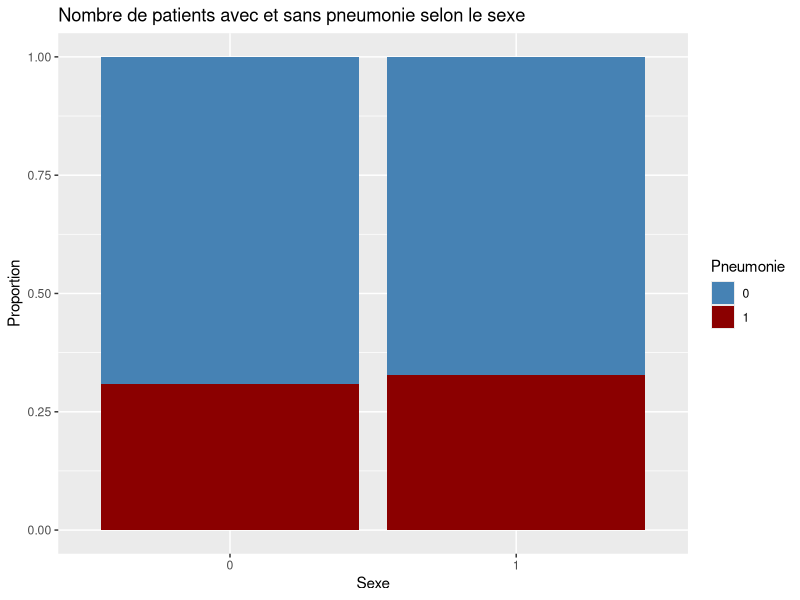
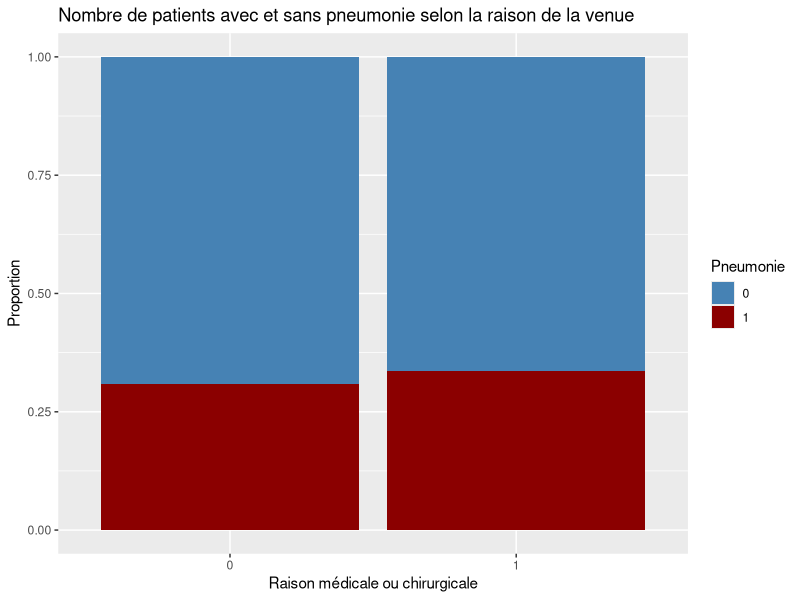
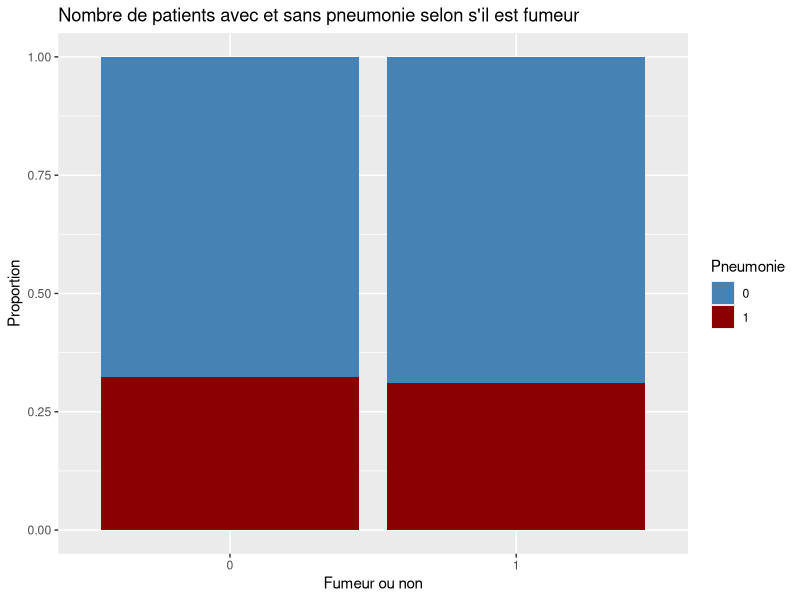
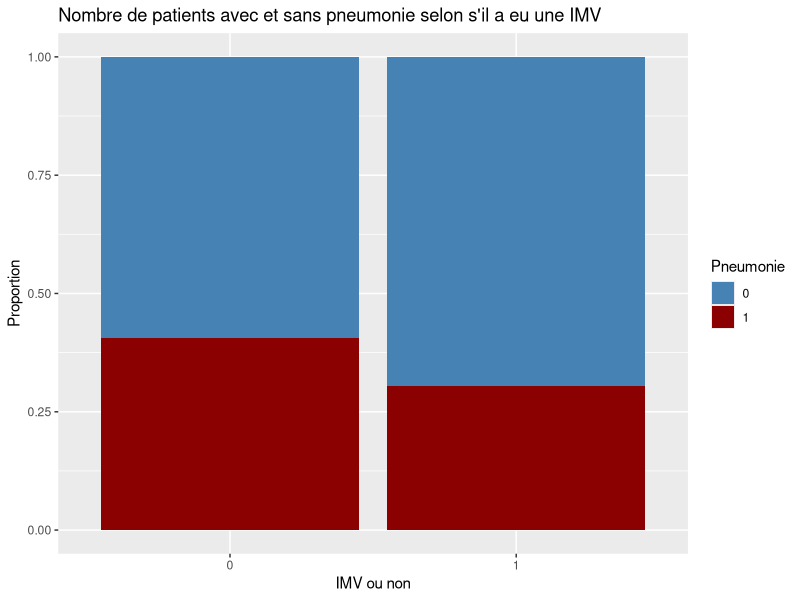
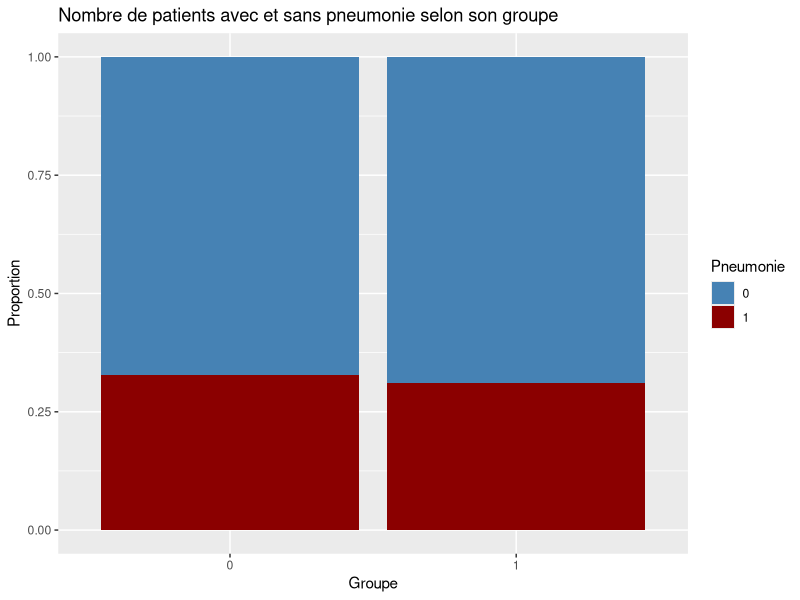
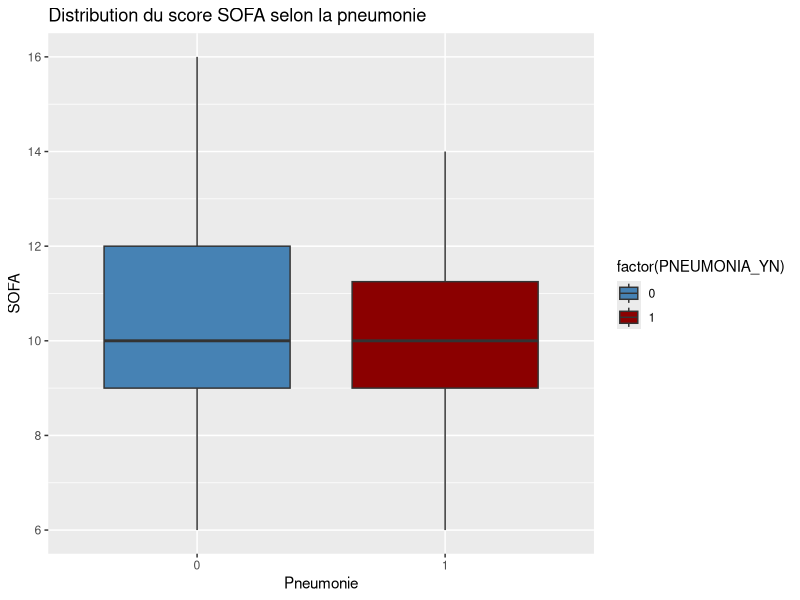
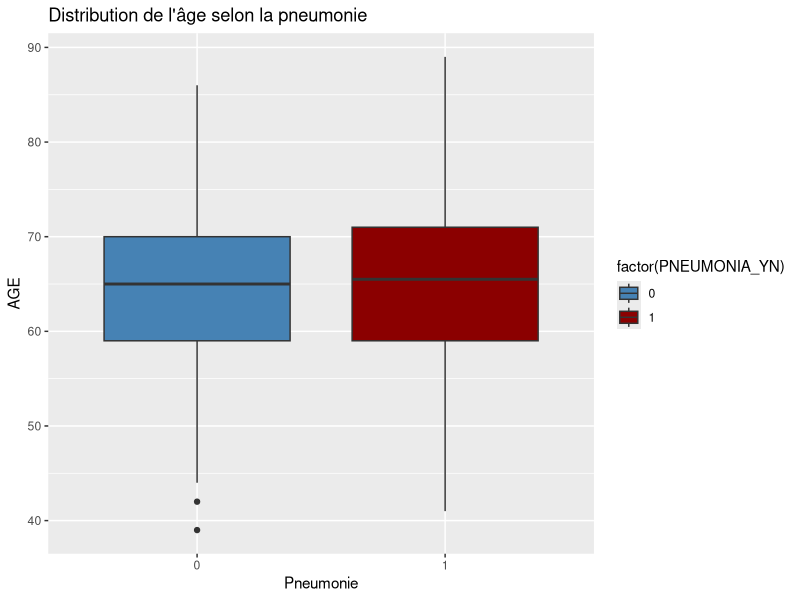
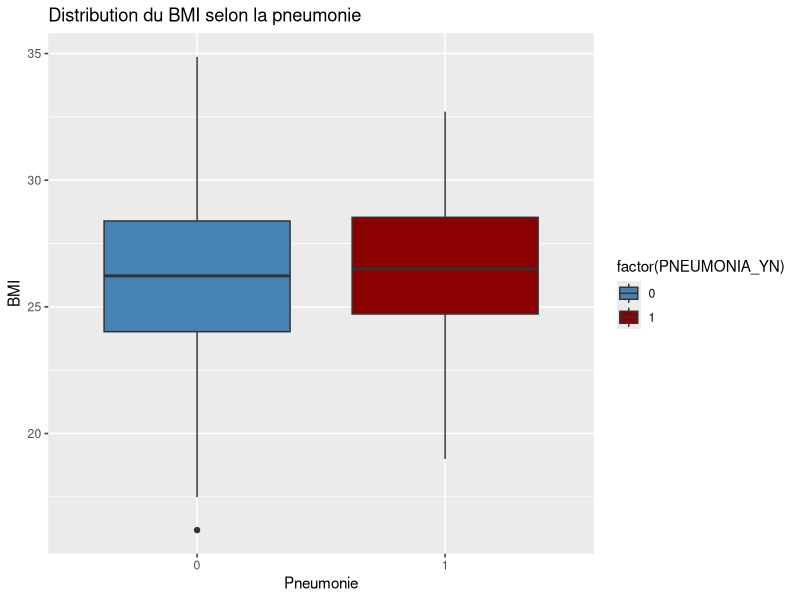

Recreate these plots in R, in order.
library(ggplot2)
library(dplyr)

data = read.csv2("data.csv",sep=",")
Y = data$PNEUMONIA_YN
Y = as.factor(Y)

# Analyse variable cible
table(Y)
prop.table(table(Y))

ggplot(data, aes(x = factor(SEX), fill = factor(PNEUMONIA_YN))) +
  geom_bar(position = "fill") +
  scale_fill_manual(values = c("0" = "steelblue", "1" = "darkred")) +
  labs(
    title = "Nombre de patients avec et sans pneumonie selon le sexe",
    x = "Sexe",
    y = "Proportion",
    fill = "Pneumonie"
  )

ggplot(data, aes(x = factor(ADMIN_REASON), fill = factor(PNEUMONIA_YN))) +
  geom_bar(position = "fill") +
  scale_fill_manual(values = c("0" = "steelblue", "1" = "darkred")) +
  labs(
    title = "Nombre de patients avec et sans pneumonie selon la raison de la venue",
    x = "Raison médicale ou chirurgicale",
    y = "Proportion",
    fill = "Pneumonie"
  )

ggplot(data, aes(x = factor(ATCD_Smoking), fill = factor(PNEUMONIA_YN))) +
  geom_bar(position = "fill") +
  scale_fill_manual(values = c("0" = "steelblue", "1" = "darkred")) +
  labs(
    title = "Nombre de patients avec et sans pneumonie selon s'il est fumeur",
    x = "Fumeur ou non",
    y = "Proportion",
    fill = "Pneumonie"
  )

data$INCL_IMV <- as.factor(data$INCL_IMV)

ggplot(data, aes(x = factor(INCL_IMV), fill = factor(PNEUMONIA_YN))) +
  geom_bar(position = "fill") +
  scale_fill_manual(values = c("0" = "steelblue", "1" = "darkred")) +
  labs(
    title = "Nombre de patients avec et sans pneumonie selon s'il a eu une IMV",
    x = "IMV ou non",
    y = "Proportion",
    fill = "Pneumonie"
  )

ggplot(data, aes(x = factor(ARM_NUM), fill = factor(PNEUMONIA_YN))) +
  geom_bar(position = "fill") +
  scale_fill_manual(values = c("0" = "steelblue", "1" = "darkred")) +
  labs(
    title = "Nombre de patients avec et sans pneumonie selon son groupe",
    x = "Groupe",
    y = "Proportion",
    fill = "Pneumonie"
  )

ggplot(data, aes(x = factor(PNEUMONIA_YN), y = SOFA, fill = factor(PNEUMONIA_YN))) +
  geom_boxplot() +
  scale_fill_manual(values = c("0" = "steelblue", "1" = "darkred")) +
  labs(
    title = "Distribution du score SOFA selon la pneumonie",
    x = "Pneumonie",
    y = "SOFA"
  )

ggplot(data, aes(x = factor(PNEUMONIA_YN), y = AGE, fill = factor(PNEUMONIA_YN))) +
  geom_boxplot() +
  scale_fill_manual(values = c("0" = "steelblue", "1" = "darkred")) +
  labs(
    title = "Distribution de l'âge selon la pneumonie",
    x = "Pneumonie",
    y = "AGE"
  )

data$BMI <- as.numeric(data$BMI)

ggplot(data, aes(x = factor(PNEUMONIA_YN), y = BMI, fill = factor(PNEUMONIA_YN))) +
  geom_boxplot() +
  labs(
    title = "Distribution du BMI selon la pneumonie",
    x = "Pneumonie",
    y = "BMI"
  ) +
  scale_fill_manual(values = c("0" = "steelblue", "1" = "darkred"))



